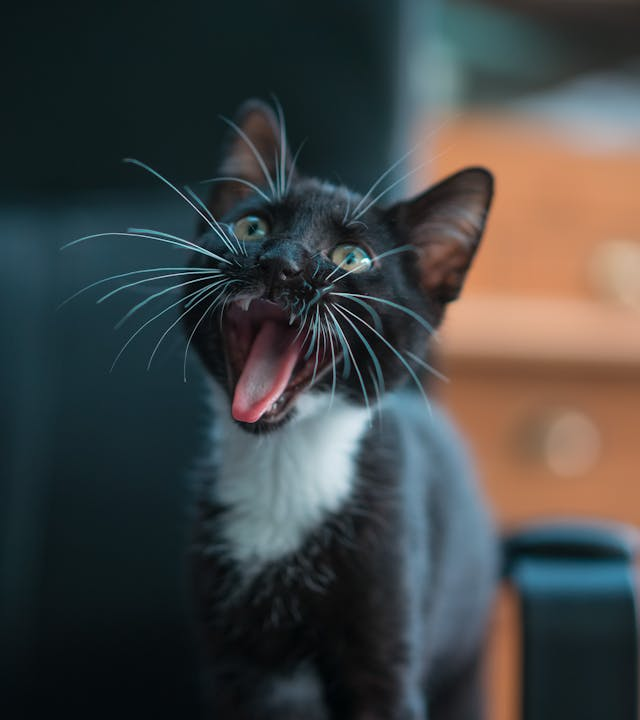
#> input picture Project_1/photos/cat1.jpg, 640 x 720 px, given in place of the camera
$ python Object_Dectection_By_Using_Contour.py
#> lines starting #> are read from the running program, lines starting #| are printed output that depends on the picture; after the words box and inside, x2 and y2 are one past the last pixel; in counts of white or black regions, pixels touching at a corner belong together
import cv2
import numpy as np
def nothing(x):
    pass

cv2.namedWindow("con")
cv2.createTrackbar("th","con",0,255,nothing)

cv2.createTrackbar("lb","con",0,255,nothing)
cv2.createTrackbar("lg","con",0,255,nothing)
cv2.createTrackbar("lr","con",0,255,nothing)

cv2.createTrackbar("hb","con",255,255,nothing)
cv2.createTrackbar("hg","con",255,255,nothing)
cv2.createTrackbar("hr","con",255,255,nothing)

cap=cv2.VideoCapture(0)
while cap.isOpened():
    r,frame=cap.read()
#> frame is the input picture: shape (720, 640, 3); mean B, G, R 67.6, 68.3, 65.8
    if r == True:
        thr=cv2.getTrackbarPos("th","con")

        LB=cv2.getTrackbarPos("lb","con")
        LG=cv2.getTrackbarPos("lg","con")
        LR=cv2.getTrackbarPos("lr","con")

        HB=cv2.getTrackbarPos("hb","con")
        HG=cv2.getTrackbarPos("hg","con")
        HR=cv2.getTrackbarPos("hr","con")

        lower=np.array([LB,LG,LR])

        upper=np.array([HB,HG,HR])

        frame=cv2.flip(frame,1)
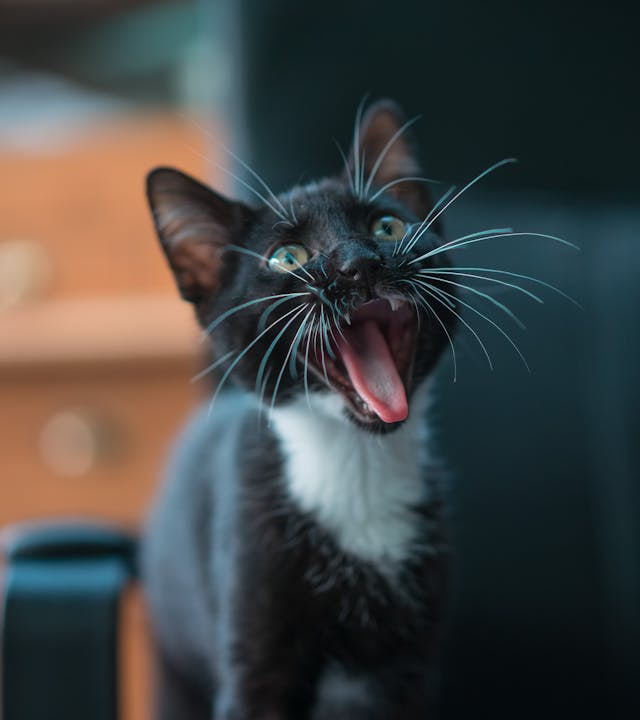
#> frame: shape (720, 640, 3); mean B, G, R 67.6, 68.3, 65.8
        frame=cv2.resize(frame,(300,300))
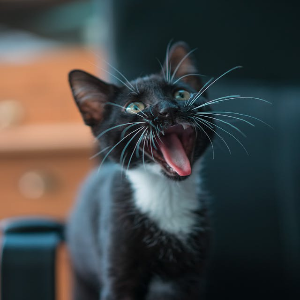
#> frame: shape (300, 300, 3); mean B, G, R 67.5, 68.3, 65.7
        hsv=cv2.cvtColor(frame,cv2.COLOR_BGR2HSV)
#> hsv: shape (300, 300, 3); mean H, S, V 81.5, 101, 82.3

        m=cv2.inRange(hsv,lower,upper)
#> m: shape (300, 300); every value is 255
        res=cv2.bitwise_and(frame,frame,mask = m)
        fr=cv2.bitwise_not(res)
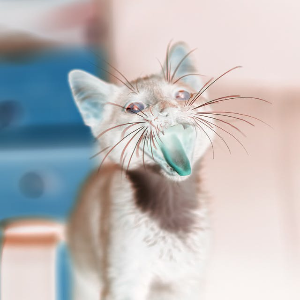
#> fr: shape (300, 300, 3); mean B, G, R 187.5, 186.7, 189.3


        _,thi=cv2.threshold(m,thr,255,cv2.THRESH_BINARY)
        cnt,hr=cv2.findContours(thi,cv2.RETR_TREE,cv2.CHAIN_APPROX_SIMPLE)
#> cnt = [[[0, 0], [0, 299], [299, 299], [299, 0]]]; hr = [[-1, -1, -1, -1]]

        cv2.drawContours(frame,cnt,-1,(255,0,0),2)
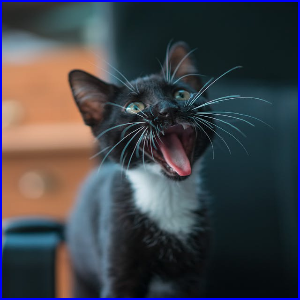
#> frame: shape (300, 300, 3); 2.65% of pixels changed, all inside (x1, y1, x2, y2) = (0, 0, 300, 300)

        cv2.imshow("thr",thi)
        cv2.imshow("mask",m)
        cv2.imshow("res",res)
        cv2.imshow("org",frame)
        if cv2.waitKey(25) & 0xff == ord("p"):
#> (key Esc is pressed here)
            break
    else:
        break

cap.release()
cv2.destroyAllWindows()

$ run again, on Project_1/photos/cat2.jpg
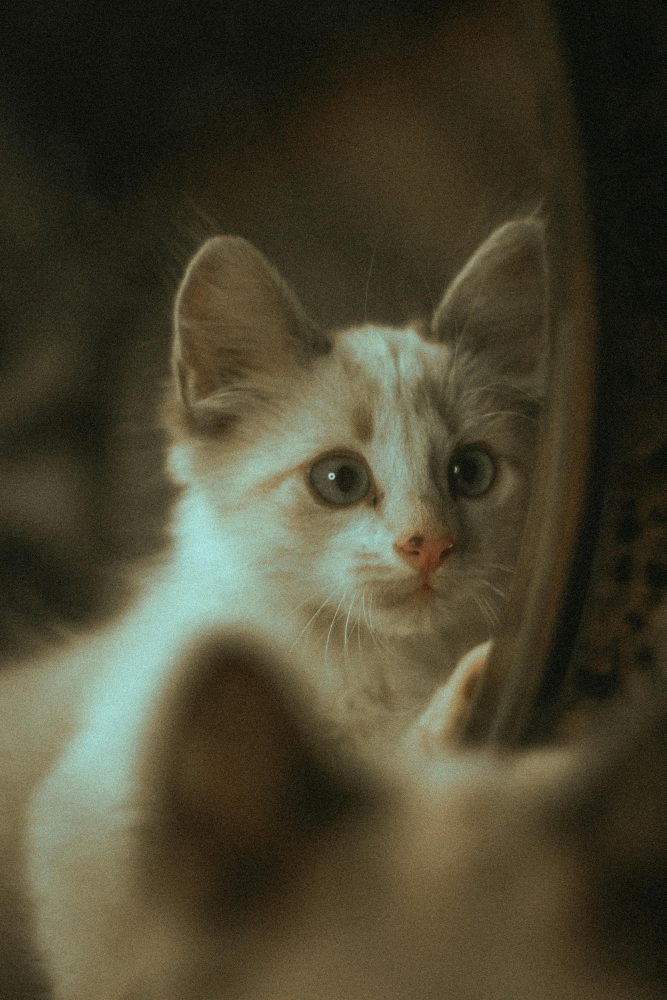
#> input picture Project_1/photos/cat2.jpg, 2667 x 4000 px, given in place of the camera (shown at 1/4 size)
#> frame is the input picture: shape (4000, 2667, 3); mean B, G, R 48.3, 68.4, 73
#> hsv: shape (300, 300, 3); mean H, S, V 27.7, 108.1, 74.9
#> m: shape (300, 300); every value is 255
#> `fr=cv2.bitwise_not(res)`:
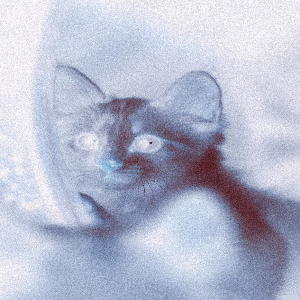
#> fr: shape (300, 300, 3); mean B, G, R 206.8, 186.7, 182.1
#> cnt = [[[0, 0], [0, 299], [299, 299], [299, 0]]]; hr = [[-1, -1, -1, -1]]
#> `cv2.drawContours(frame,cnt,-1,(255,0,0),2)`:
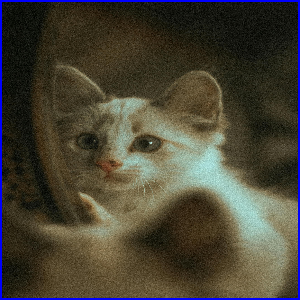
#> frame: shape (300, 300, 3); mean B, G, R 54.1, 67.1, 71.5

$ run again, on Project_1/photos/cat4.jpg
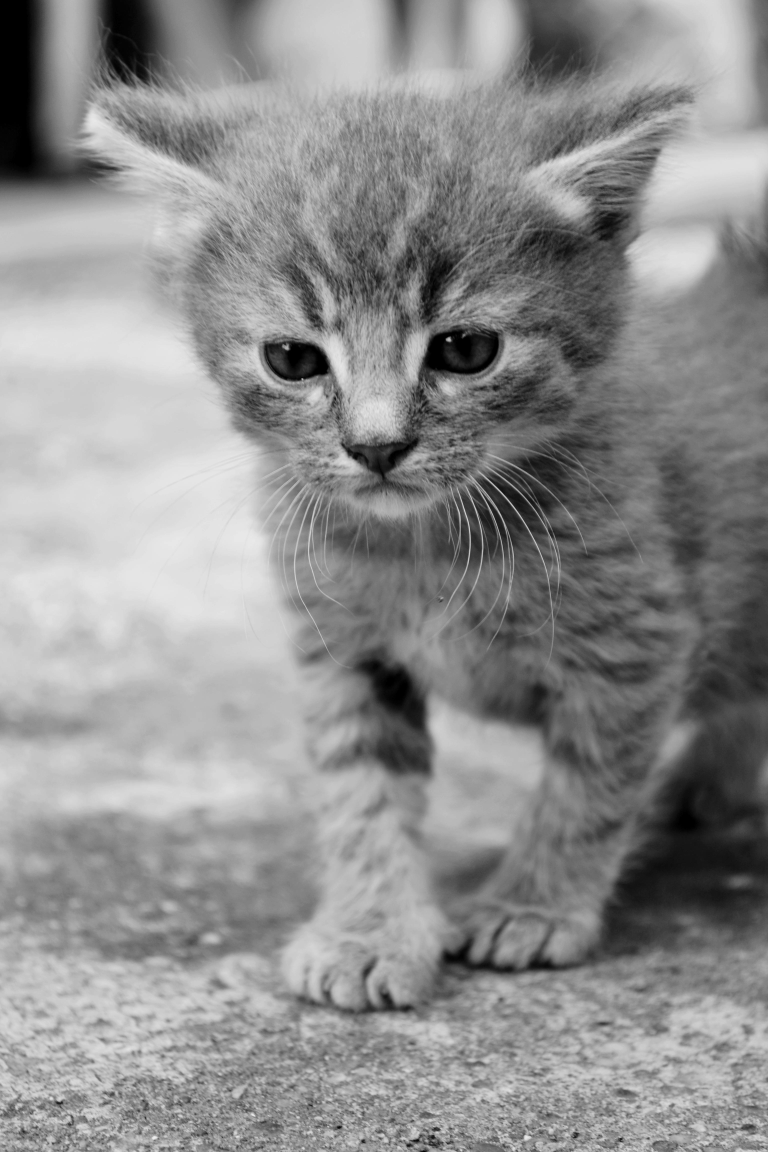
#> input picture Project_1/photos/cat4.jpg, 3072 x 4608 px, given in place of the camera (shown at 1/4 size)
#> frame is the input picture: shape (4608, 3072, 3); min 0, max 243, mean 142.1
#> hsv: shape (300, 300, 3); mean H, S, V 0, 0, 142
#> m: shape (300, 300); every value is 255
#> `fr=cv2.bitwise_not(res)`:
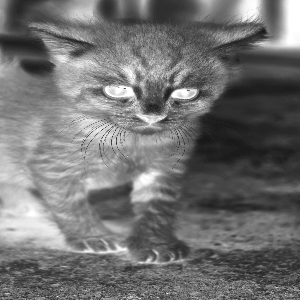
#> fr: shape (300, 300, 3); min 23, max 255, mean 113
#> cnt = [[[0, 0], [0, 299], [299, 299], [299, 0]]]; hr = [[-1, -1, -1, -1]]
#> `cv2.drawContours(frame,cnt,-1,(255,0,0),2)`:
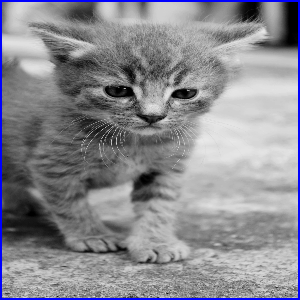
#> frame: shape (300, 300, 3); mean B, G, R 145.2, 138.4, 138.4
